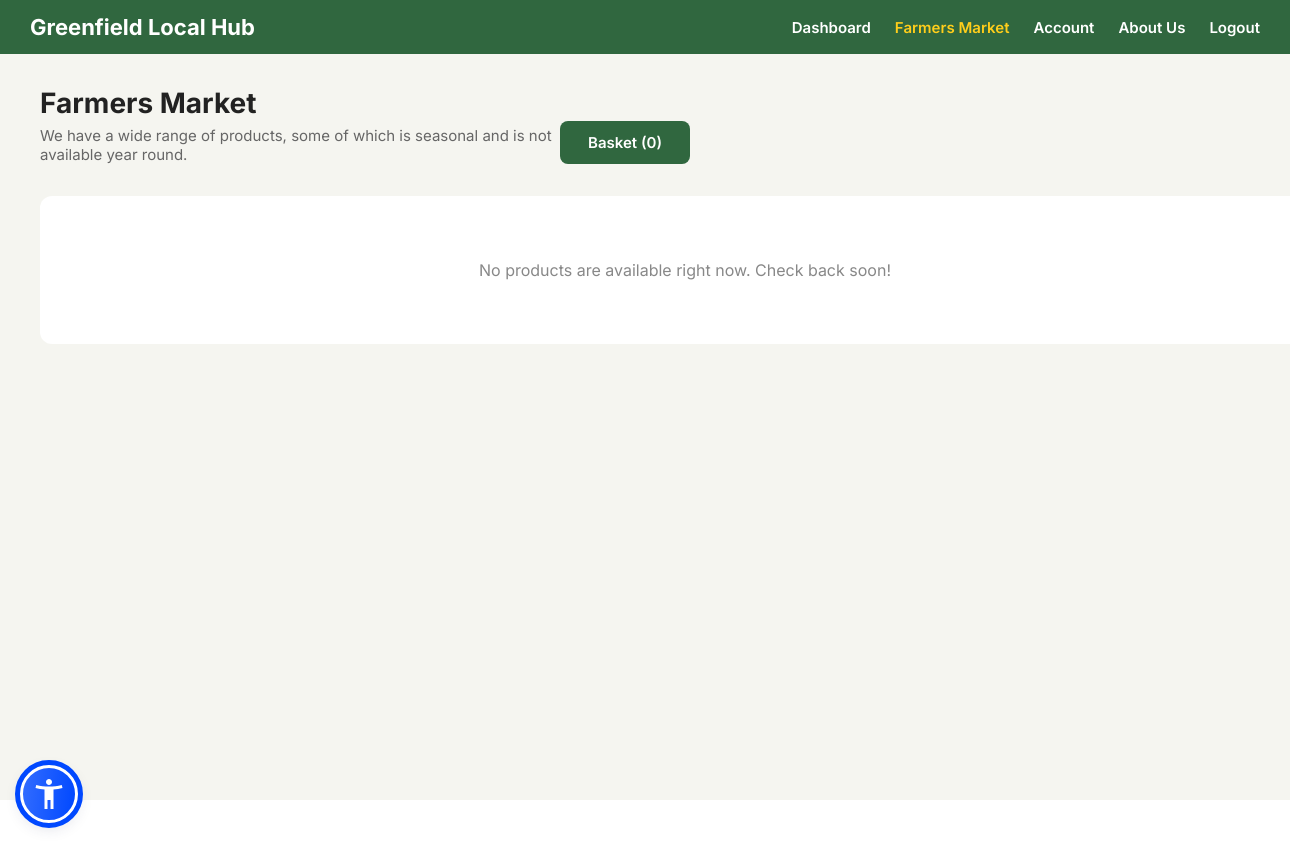
The page /customer/Farmers-Market (signed in) on the database as committed earlier.
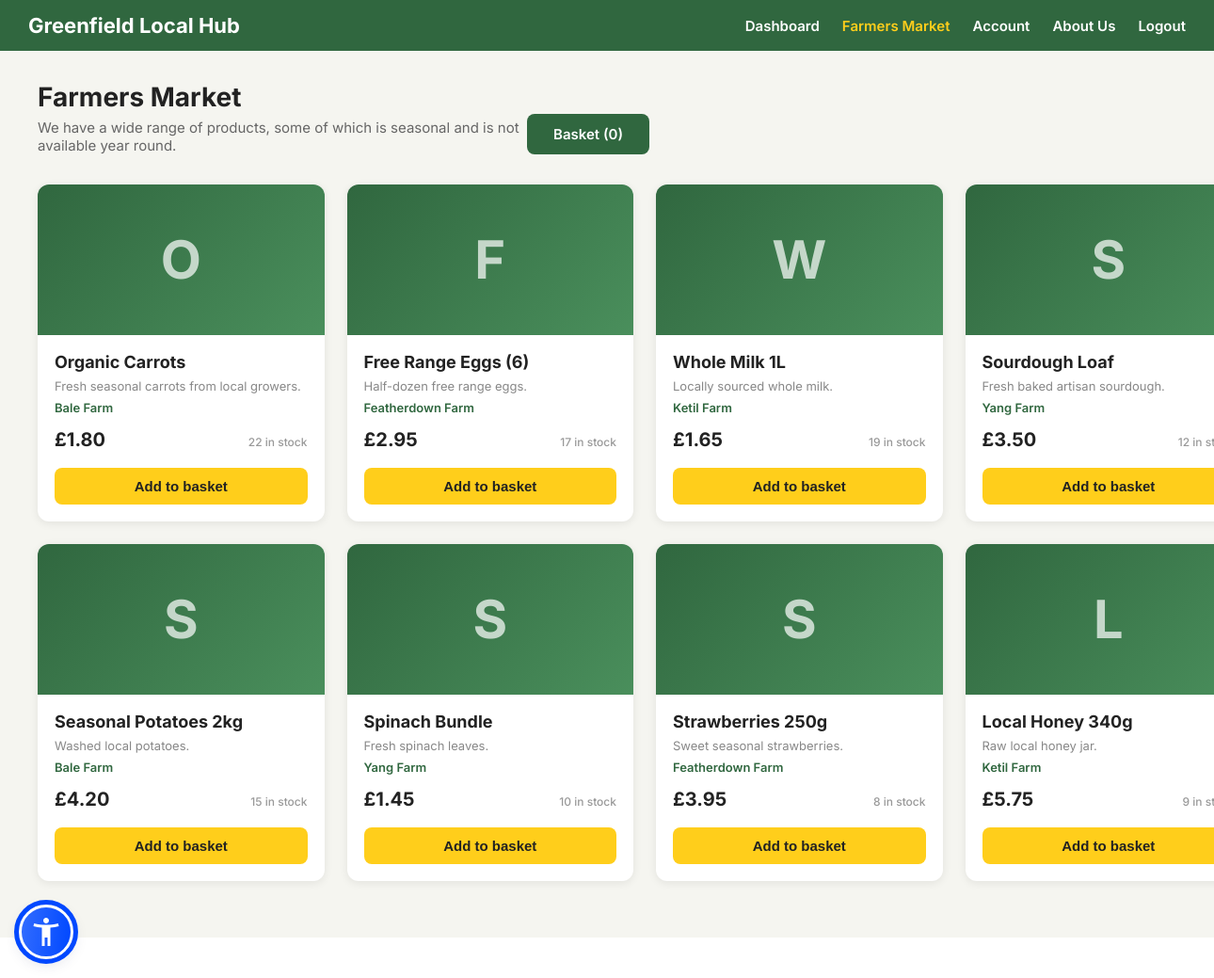
The same page on the database as committed later.
### models.py (models this page shows)
class Product(db.Model):
    __tablename__ = "products"
    product_id    = db.Column(db.Integer, primary_key=True)
    name          = db.Column(db.String(120), nullable=False)
    description   = db.Column(db.Text)
    price         = db.Column(Numeric(10, 2), nullable=False)
    stock         = db.Column(db.Integer, nullable=False, default=0)
    producer      = db.Column(SAEnum(Producers), nullable=False)
    created_at    = db.Column(db.DateTime, default=UTC_NOW)
    order_items = db.relationship("OrderItem", back_populates="product", cascade="all, delete-orphan")

### customer/routes.py (the view)
@bp.route("/Farmers-Market")
@login_required
def Farmers_Market():
    products = Product.query.filter(Product.stock > 0).all()
    return render_template("customer/Farmers-Market.html", products=products)

### app.py (called while the page is built)
@login_manager.user_loader
def load_user(user_id):
    return db.session.get(User, int(user_id))

@app.before_request
def _dump_routes_once():
    if not getattr(app, "_routes_dumped", False):
        print("\n=== ROUTES (endpoint -> url) ===")
        for r in app.url_map.iter_rules():
            print(f"{r.endpoint:25} -> {r.rule}")
        print("================================\n")
        app._routes_dumped = True

### templates/customer/Farmers-Market.html (shortened to what this page needs)
{% extends "base.html" %}
{% block extra_css %}
<link rel="stylesheet" href="{{ url_for('static', filename='css/customer/Farmers-Market.css') }}">
{% endblock %}
{% block content %}
<div class="hero">
    <div class="green-header">
        <div class="left-side">
            <h1>Greenfield Local Hub</h1>
        </div>
        <nav class="top-nav">
            <a href="{{ url_for('customer.customer_dashboard') }}">Dashboard</a>
            <a href="{{ url_for('customer.Farmers_Market') }}" class="active">Farmers Market</a>
            <a href="{{ url_for('auth.profile') }}">Account</a>
            <a href="{{ url_for('public.about_us') }}">About Us</a>
            <a href="{{ url_for('auth.logout') }}">Logout</a>
        </nav>
    </div>
    <div class="market-body">
        <div class="market-header">
            <div>
                <h2 class="market-title">Farmers Market</h2>
                <p class="market-subtitle">We have a wide range of products, some of which is seasonal and is not available year round.</p>
            </div>
            {% set basket = session.get('basket', {}) %}
            {% set basket_count = basket.values()|list|sum if basket else 0 %}
            <a href="{{ url_for('customer.checkout') }}" class="btn-basket">
                Basket ({{ basket_count }})
            </a>
        </div>
        {% if products %}
        <div class="product-grid">
            {% for product in products %}
            <div class="product-card">
                <div class="product-img" aria-hidden="true">
                    <span class="product-initial">{{ product.name[0] | upper }}</span>
                </div>
                <div class="product-info">
                    <h3 class="product-name">{{ product.name }}</h3>
                    {% if product.description %}
                    <p class="product-desc">{{ product.description | truncate(60) }}</p>
                    {% endif %}
                    <p class="product-source">{{ product.producer.value | replace('_', ' ') | title }}</p>
                    <div class="product-bottom">
                        <span class="product-price">£{{ "%.2f" | format(product.price) }}</span>
                        <span class="product-stock">{{ product.stock }} in stock</span>
                    </div>
                    <form method="POST" action="{{ url_for('customer.add_to_basket', product_id=product.product_id) }}">
                        <button type="submit" class="btn-add">Add to basket</button>
                    </form>
                </div>
            </div>
            {% endfor %}
        </div>
        {% else %}
        <div class="empty-state">
            <p>No products are available right now. Check back soon!</p>
        </div>
        {% endif %}
    </div>
</div>
{% endblock %}

### templates/base.html (shortened to what this page needs)
<!doctype html>
<html lang="en">
    <head>
        <link rel="stylesheet" href="{{ url_for('static', filename='css/global.css') }}">
        {% block extra_css %}{% endblock %}
    </head>
    <body>
        <main class="container">
            {% block content %}{% endblock %}
        </main>
        <footer class="silent-footer">©2026 GLH</footer>
    </body>
</html>

### static/css/global.css (style rules this page uses)
div, a { font-family: 'Inter', sans-serif; }
html, body { margin: 0; padding: 0; font-family: 'Inter', sans-serif; }
.silent-footer { width: 100%; text-align: center; color: #ffffff; font-size: 15px; opacity: 0.85; padding: 12px 0; }

### static/css/customer/Farmers-Market.css (style rules this page uses)
.hero { min-height: 100vh; width: 100%; background: #f5f5f0; display: flex; flex-direction: column; }
.green-header { background: #30673F; display: flex; align-items: center; justify-content: space-between; padding: 14px 30px; position: sticky; top: 0; z-index: 100; }
.green-header .left-side h1 { margin: 0; font-size: 22px; color: #ffffff; font-weight: 700; }
.top-nav { display: flex; gap: 24px; align-items: center; }
.top-nav a { color: #ffffff; font-weight: 600; text-decoration: none; font-size: 15px; transition: color 0.2s; }
.top-nav a:hover, .top-nav a.active { color: #FFCE1B; }
.market-body { flex: 1; padding: 32px 40px 60px; max-width: 1400px; margin: auto; width: 100%; }
.market-header { display: flex; align-items:flex-end; justify-content:flex-start; margin-bottom: 32px; flex-wrap: wrap; }
.market-title { font-size: 28px; font-weight: 700; color: #222; margin: 0 0 6px; }
.market-subtitle { font-size: 15px; color: #666; margin: 0; max-width: 520px; }
.btn-basket { display: inline-block; background: #30673F; color: #fff; padding: 12px 28px; border-radius: 8px; font-size: 15px; font-weight: 600; text-decoration: none; transition: background 0.2s; white-space: nowrap; }
.product-grid { display: grid; grid-template-columns: repeat(auto-fill, minmax(240px, 1fr)); gap: 24px; }
.product-card { background: #fff; border-radius: 12px; overflow: hidden; box-shadow: 0 2px 10px rgba(0, 0, 0, 0.08); display: flex; flex-direction: column; transition: transform 0.2s, box-shadow 0.2s; }
.product-img { height: 160px; background: linear-gradient(135deg, #30673F 0%, #4a8f5c 100%); display: flex; align-items: center; justify-content: center; }
.product-initial { font-size: 56px; font-weight: 700; color: rgba(255, 255, 255, 0.7); user-select: none; }
.product-info { padding: 18px; display: flex; flex-direction: column; gap: 6px; flex: 1; }
.product-name { font-size: 18px; font-weight: 700; color: #222; margin: 0; }
.product-desc { font-size: 13px; color: #888; margin: 0; line-height: 1.4; }
.product-source { font-size: 13px; color: #30673F; font-weight: 600; margin: 0; }
.product-bottom { display: flex; align-items: baseline; justify-content: space-between; margin-top: 8px; }
.product-price { font-size: 20px; font-weight: 700; color: #222; }
.product-stock { font-size: 12px; color: #999; font-weight: 500; }
.btn-add { margin-top: 12px; width: 100%; background: #FFCE1B; color: #222; border: none; padding: 11px 0; border-radius: 8px; font-size: 15px; font-weight: 700; cursor: pointer; transition: background 0.2s; }

Rows that differ between the two databases and show on the page:
added Product: name "O", name "Organic Carrots", description "Fresh seasonal carrots from local growers.", producer.value "Bale Farm", price "1.80", stock "22"
added Product: name "F", name "Free Range Eggs (6)", description "Half-dozen free range eggs.", producer.value "Featherdown Farm", price "2.95", stock "17"
added Product: name "W", name "Whole Milk 1L", description "Locally sourced whole milk.", producer.value "Ketil Farm", price "1.65", stock "19"
added Product: name "S", name "Sourdough Loaf", description "Fresh baked artisan sourdough.", producer.value "Yang Farm", price "3.50", stock "12"
added Product: name "S", name "Seasonal Potatoes 2kg", description "Washed local potatoes.", producer.value "Bale Farm", price "4.20", stock "15"
added Product: name "S", name "Spinach Bundle", description "Fresh spinach leaves.", producer.value "Yang Farm", price "1.45", stock "10"
added Product: name "S", name "Strawberries 250g", description "Sweet seasonal strawberries.", producer.value "Featherdown Farm", price "3.95", stock "8"
added Product: name "L", name "Local Honey 340g", description "Raw local honey jar.", producer.value "Ketil Farm", price "5.75", stock "9"
Other text that changed with them:
text no longer shown: "No products are available right now. Check back soon!"
